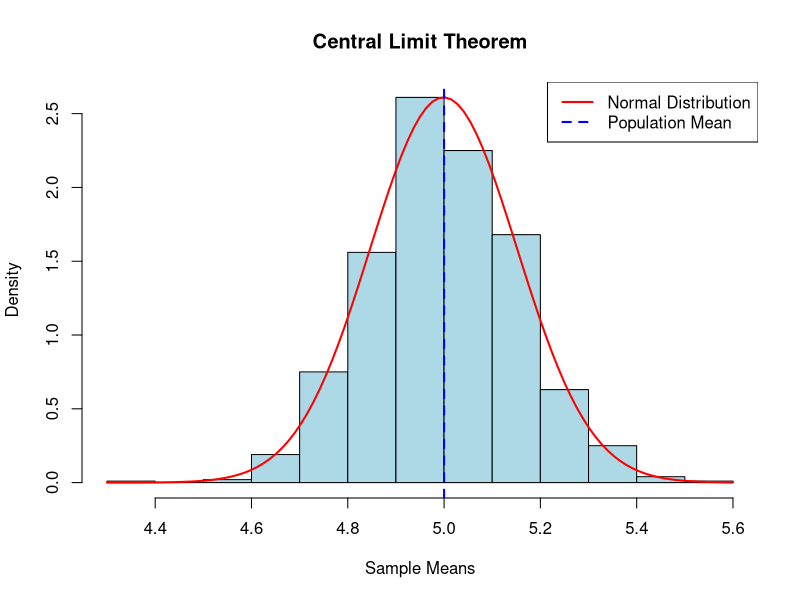

The R script that drew this image:
# Set parameters
set.seed(123)  # For reproducibility
n <- 1000  # Sample size for each iteration
k <- 1000  # Number of iterations (simulations)
mean_population <- 5  # Mean of the population
sd_population <- 2  # Standard deviation of the population

# Initialize an empty vector to store sample means
sample_means <- numeric(k)

# Simulate k times
for (i in 1:k) {
  # Draw n random samples from an exponential distribution
  sample <- rexp(n, rate = 1/mean_population)  # Exponential distribution
  sample_means[i] <- mean(sample)  # Store the mean of each sample
}

# Plot histogram of sample means
hist(sample_means, probability = TRUE, col = "lightblue", main = "Central Limit Theorem",
     xlab = "Sample Means", border = "black")

# Add the theoretical normal distribution curve
curve(dnorm(x, mean = mean(sample_means), sd = sd(sample_means)),
      col = "red", lwd = 2, add = TRUE)

# Add labels
abline(v = mean_population, col = "blue", lwd = 2, lty = 2)  # Population mean
legend("topright", legend = c("Normal Distribution", "Population Mean"),
       col = c("red", "blue"), lwd = 2, lty = c(1, 2))
